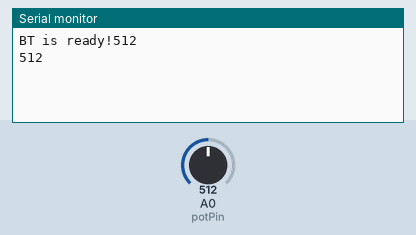
Simulated run of this sketch. Board: Arduino Uno, built with avr-gcc and run on an emulated ATmega328P. Shown: the last lines printed to the serial monitor. Inputs (shaded band) come from the test bench; at power-on: A0 (potPin) = 512.

Above: at 1.8 s.
1.9 s: A0 (potPin) set to 716
At 2.8 s:
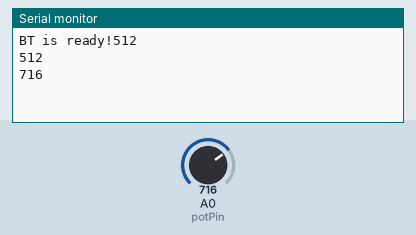
3.4 s: A0 (potPin) set to 900
At 4.8 s:
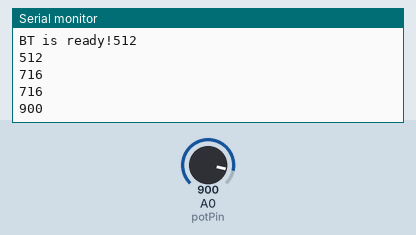
Timing chart, 0 to 6.4 s (numbered marks = the images above; inputs shaded):
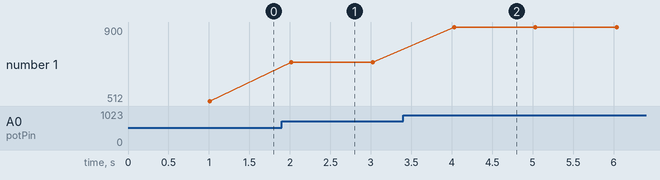

The sketch:

bt4_send_date_arduino_to_android.ino
```cpp
#include <SoftwareSerial.h>

SoftwareSerial BT(0,1);   // 接收腳(RX), 傳送腳(TX)；接HC-06之TXD、RXD；先不要用0,1,因為USB用

int potPin = 0;

void setup()
{
  Serial.begin(9600); //for arduino serial port mointor
  BT.begin(9600);
  Serial.print("BT is ready!");
  pinMode(potPin, INPUT);
}

void loop()
{
    int value = analogRead(potPin);    // read the value of the Analog Input
    BT.println(value);
    Serial.println(value);       // Print the value; can also be seen on Serial Monitor
    delay(1000);                  // Don't send too fast or the Android buffer will flood - this worked for me
}
```

Measured:
- after the input at 1.9 s, the serial monitor: prints a new line after 0.12 s (image 1)
- after the input at 3.4 s, the serial monitor: prints a new line after 0.63 s (image 2)
- plotted number 1: 512 → 716 after the input at 1.9 s, 716 → 900 after the input at 3.4 s
